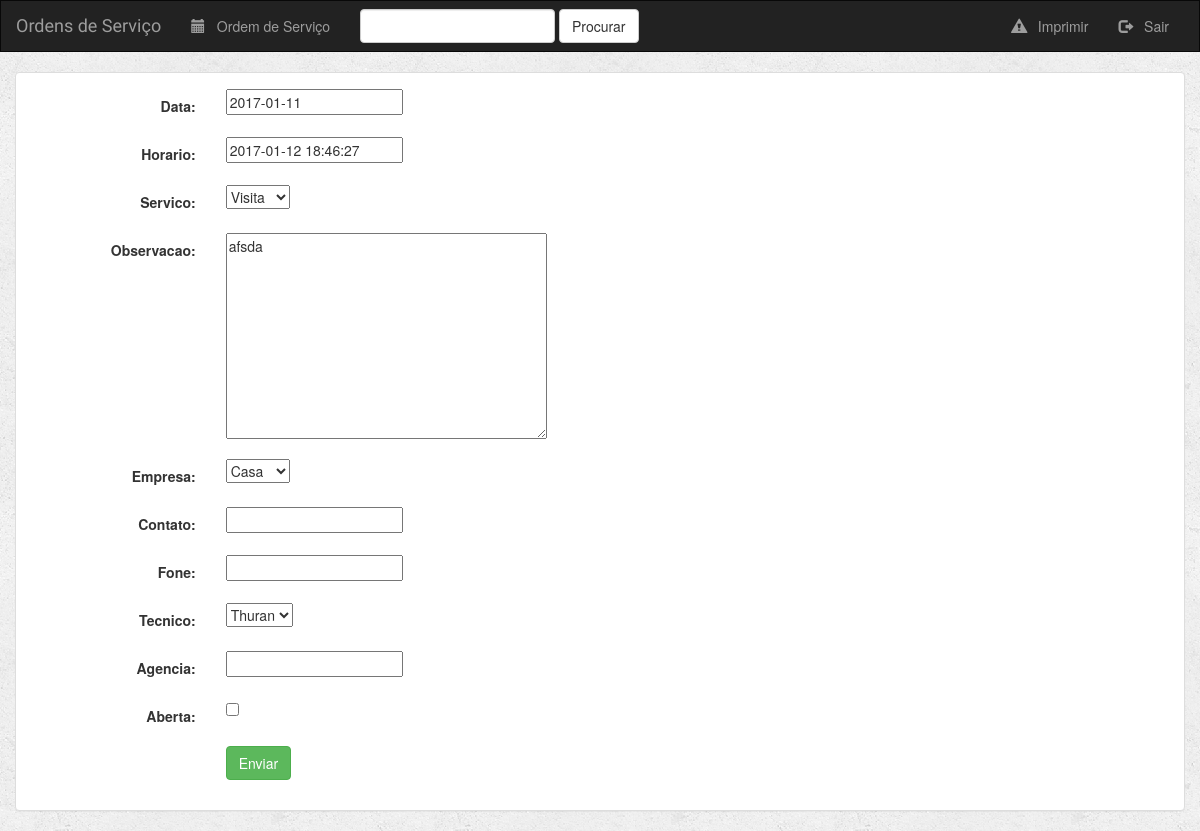
The app's page /services/ordem_de_servico/4/ with its own data.
### ServiceOrdering/models.py (models this page shows, shortened)
class Ordem_de_Servico(models.Model):
    data = models.DateField()
    horario = models.DateTimeField()
    servico = models.ForeignKey(Servico)
    observacao = models.TextField()
    empresa = models.ForeignKey(Empresa)
    contato = models.CharField(max_length=200, blank= True)
    fone = models.CharField(max_length=20, blank= True)
    tecnico = models.ForeignKey(Tecnico)
    agencia = models.CharField(max_length=200, blank=True)
    aberta = models.BooleanField(default=False)
    class Meta:
        verbose_name = 'Ordem de Servico'
        verbose_name_plural = 'Ordens de Servico'

### ServiceOrdering/views.py (the view)
# urls.py: url(r'ordem_de_servico/(?P<pk>[0-9]+)/$', views.UpdateOrdem.as_view(), name='ordem-update'),
class UpdateOrdem(UpdateView):
    model = Ordem_de_Servico
    fields = '__all__'

### ServiceOrdering/models.py (called while the page is built)
    def __str__(self):
        return self.nome

    def __str__(self):
        return self.titulo

    def __str__(self):
        return self.nome

### templates/ServiceOrdering/ordem_de_servico_form.html (shortened to what this page needs)
{% extends 'ServiceOrdering/base.html' %}
{% block body %}
    <div class="container-fluid">
        <div class="row">
            <div class="col-sm-12 col-mid-7">
                <div class="panel panel-default">
                    <div class="panel-body">
                        <form class="form-horizontal" action="" method="post" enctype="application/x-www-form-urlencoded">
                            {% include 'ServiceOrdering/form-template.html' %}
                            <div class="form-group">
                                <div class="col-sm-offset-2 col-sm-10">
                                    <button type="submit" class="btn btn-success">Enviar</button>
                                </div>
                            </div>
                        </form>
                    </div>
                </div>
            </div>
        </div>
    </div>
{% endblock %}

### templates/ServiceOrdering/form-template.html (shortened to what this page needs)
{% for field in form %}
    <div class="form-group">
        <div class="col-sm-offset-2 col-sm-10">
        </div>
        <label class="control-label col-sm-2">{{ field.label_tag }}</label>
        <div class="col-sm-10">{{ field }}</div>
    </div>
{% endfor %}

### ServiceOrdering/static/ServiceOrdering/style.css (style rules this page uses)
body { background: white url("images/background.png"); }

### records on screen
Ordem_de_Servico: form "2017-01-11" "2017-01-12 18:46:27" "Visita" "afsda" "Casa" "Thuran"

### other values on screen
{{ field.label_tag }} "Data:" "Horario:" "Servico:" "Observacao:" "Empresa:" "Contato:" "Fone:" "Tecnico:" "Agencia:" "Aberta:"
